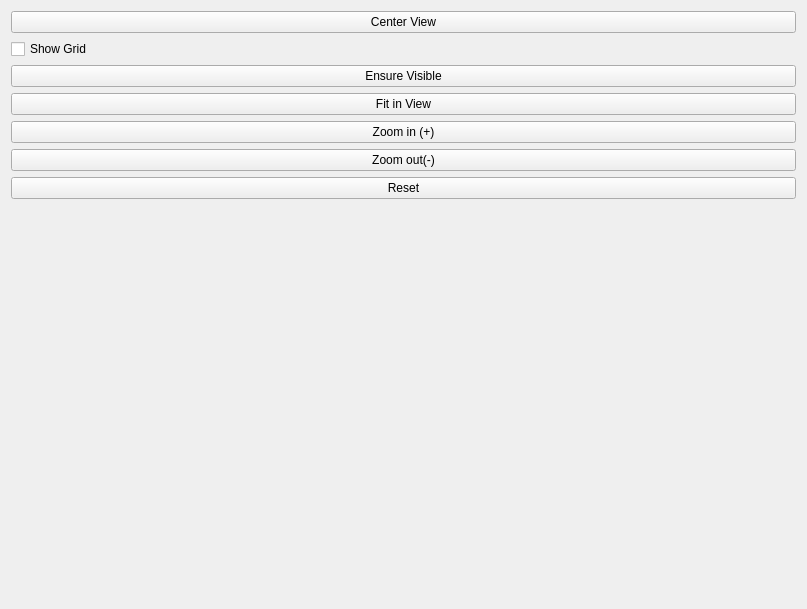
<?xml version="1.0" encoding="UTF-8"?>
<ui version="4.0">
 <class>Widget</class>
 <widget class="QWidget" name="Widget">
  <property name="geometry">
   <rect>
    <x>0</x>
    <y>0</y>
    <width>807</width>
    <height>609</height>
   </rect>
  </property>
  <property name="windowTitle">
   <string>Widget</string>
  </property>
  <layout class="QHBoxLayout" name="horizontalLayout">
   <item>
    <layout class="QVBoxLayout" name="viewLayout"/>
   </item>
   <item>
    <layout class="QVBoxLayout" name="verticalLayout">
     <item>
      <widget class="QPushButton" name="centerInViewButton">
       <property name="text">
        <string>Center View</string>
       </property>
      </widget>
     </item>
     <item>
      <widget class="QCheckBox" name="showGridCheckbox">
       <property name="text">
        <string>Show Grid</string>
       </property>
      </widget>
     </item>
     <item>
      <widget class="QPushButton" name="ensureVisibleButton">
       <property name="text">
        <string>Ensure Visible</string>
       </property>
      </widget>
     </item>
     <item>
      <widget class="QPushButton" name="fitInViewButton">
       <property name="text">
        <string>Fit in View</string>
       </property>
      </widget>
     </item>
     <item>
      <widget class="QPushButton" name="zoomInButton">
       <property name="text">
        <string>Zoom in (+)</string>
       </property>
      </widget>
     </item>
     <item>
      <widget class="QPushButton" name="zoomOutButton">
       <property name="text">
        <string>Zoom out(-)</string>
       </property>
      </widget>
     </item>
     <item>
      <widget class="QPushButton" name="resetButton">
       <property name="text">
        <string>Reset</string>
       </property>
      </widget>
     </item>
     <item>
      <spacer name="verticalSpacer">
       <property name="orientation">
        <enum>Qt::Vertical</enum>
       </property>
       <property name="sizeHint" stdset="0">
        <size>
         <width>20</width>
         <height>40</height>
        </size>
       </property>
      </spacer>
     </item>
    </layout>
   </item>
  </layout>
 </widget>
 <layoutdefault spacing="6" margin="11"/>
 <resources/>
 <connections/>
</ui>
